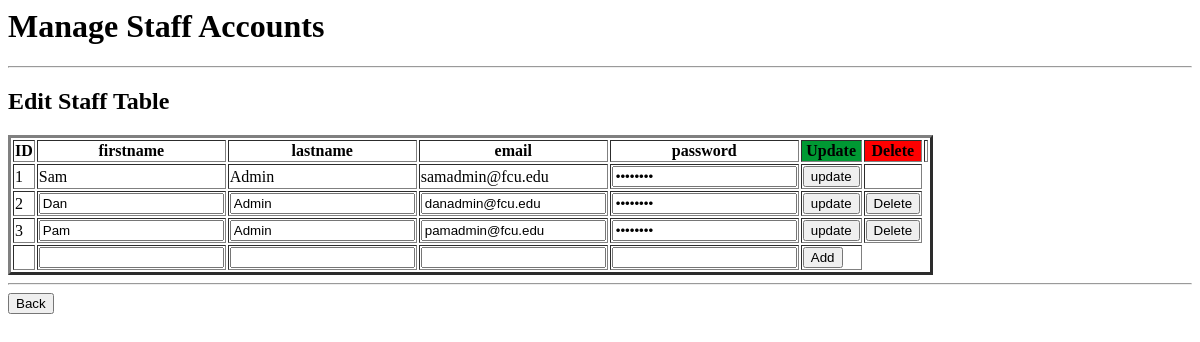
The page /staffManageStaff.php on the database as committed earlier.
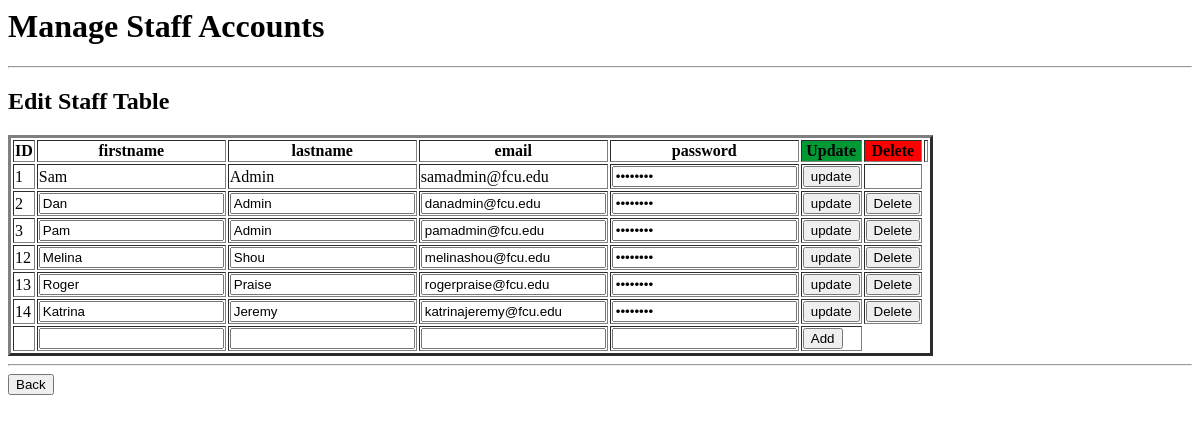
The same page on the database as committed later.
### tables this page shows
CREATE TABLE `staff` (
  `id` int(11) NOT NULL,
  `fname` text NOT NULL,
  `lname` text NOT NULL,
  `email` text NOT NULL,
  `password` text NOT NULL DEFAULT 'password',
  `secret` text NOT NULL,
  `reset` tinyint(1) NOT NULL DEFAULT 0,
  `sadmin` tinyint(1) NOT NULL DEFAULT 0
);

### htdocs/staffManageStaff.php (the view, shortened to what this page needs)
<?php
    $conn = dbConnect();
?>
<html>
 <head>
 </head>
 <body>
 <h1>Manage Staff Accounts</h1>
     <hr>
    <h2>Edit Staff Table</h2>
     <div>
		<table border="3">
			<thead>
				<th>ID</th>
				<th>firstname</th>
                <th>lastname</th>
				<th>email</th>
                <th>password</th>
                <th bgcolor = #009933>Update</th>
                <th bgcolor = #FF0000 >Delete</th>
				<th></th>
			</thead>
			<tbody>
				<?php
                         $query = "SELECT * FROM staff";
                        foreach ($conn->query($query) as $row) {
                            $index = $row['id'];
						?>
						<tr>
							<td><?php echo $row['id']; ?></td>
                            <form action = "updateDB.php" method = "post">
                            <?php
                         if($row['sadmin'] && $_SESSION['id'] != 1){ ?>
                            <td><?php echo $row['fname'] ; ?></td>
                            <td><?php echo $row['lname'] ; ?></td>
                            <td><?php echo $row['email'] ; ?></td>
                            <td><?php echo '<input type = "password" readonly name = "inPass'.$index.'" value ="'.$row['password'].'"/>'; ?></td>
                            <?php  }else{  ?>
                            <td><?php echo '<input type = "text" name = "inFname'.$index.'"  value ="'.$row['fname'].'"/>'; ?></td>
                            <td><?php echo '<input type = "text" name = "inLname'.$index.'" value ="'.$row['lname'].'"/>'; ?></td>
                            <td><?php echo '<input type = "text" name = "inEmail'.$index.'" value ="'.$row['email'].'"/>'; ?></td>
                            <td><?php echo '<input type = "password" name = "inPass'.$index.'" value ="'.$row['password'].'"/>'; ?></td>
                                <?php  }  ?>
							<td>
                                <?php
                                        echo '<input type="submit" value = "update" name = "updateBtn'.$index.'"/>';
                                ?>
                            </td>
                            <td>
                            <?php
                              if($_SESSION['id'] == $index || $row['sadmin'])
                                echo '<input type="hidden" value = "Delete" name = "deleteBtn'.$index.'"/>';
                              else
                                echo '<input type="submit" value = "Delete" name = "deleteBtn'.$index.'"/>';
                            ?>
                            </form>
						</tr>
						<?php
                          $index++;
					}
				?>
                            <form action = "addStaffTuple.php" method = "post">
                            <td><?php echo '<input type = "hidden" name ="inID'.$index.'" value ="" />';?></td>
                            <td><?php echo '<input type = "text" name = "inFname'.$index.'"  value =""/>'; ?></td>
                            <td><?php echo '<input type = "text" name = "inLname'.$index.'" value =""/>'; ?></td>
                            <td><?php echo '<input type = "text" name = "inEmail'.$index.'" value =""/>'; ?></td>
                            <td><?php echo '<input type = "text" name = "inPass'.$index.'" value =""/>'; ?></td>
                            <td>
                            <?php
                            echo '<input type="submit" value = "Add"name = "addBtn'.$index.'"/>';
                              echo '</form>';
                            ?>
			</tbody>
		</table>
	</div>
    <hr>
<a href = "staffMenu.php">
<button>Back</button>
 </body>
</html>

Rows that differ between the two databases and show on the page:
added staff: id "12", fname "Melina", lname "Shou", email "melinashou@fcu.edu"
added staff: id "13", fname "Roger", lname "Praise", email "rogerpraise@fcu.edu"
added staff: id "14", fname "Katrina", lname "Jeremy", email "katrinajeremy@fcu.edu"
Other text that changed with them:
form field value: (not shown) → "Add"
form field value: "Add" → (not shown)
